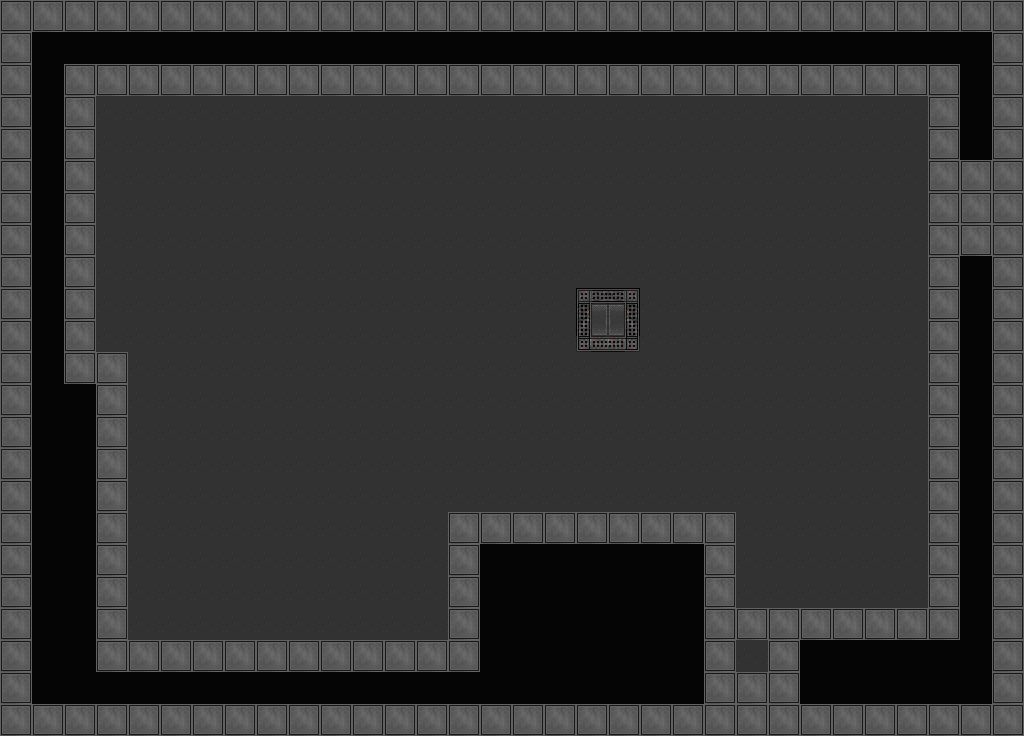

Tiled map render using the project's own tile images. Description and the map definition, with tile-layer contents summarised, below:
An orthogonal 32x23 tile map with 32x32 px tiles, 3 tile layers (Tile Layer 1, Tile Layer 2, Tile Layer 3), 2 tilesets and 9 objects (9x slime).

<map version="1.0" orientation="orthogonal" width="32" height="23" tilewidth="32" tileheight="32">
 <tileset firstgid="1" name="test" tilewidth="32" tileheight="32">
  <image source="../tilesets/test.png" width="1024" height="2016" />
 </tileset>
 <tileset firstgid="2017" name="space" tilewidth="32" tileheight="32">
  <image source="../tilesets/space.png" width="256" height="1000" />
 </tileset>
 <layer name="Tile Layer 1" width="32" height="23">
  <data>[736 cells, 736 non-empty, 2 distinct tile ids]</data>
 </layer>
 <layer name="Tile Layer 2" width="32" height="23">
  <data>[736 cells, 487 non-empty, 16 distinct tile ids]</data>
 </layer>
 <objectgroup name="Object Layer 1" width="32" height="23">
  <object name="slime_1" type="slime" x="845" y="490" width="32" height="32">
   <properties>
    <property name="id" value="enemy_giant" />
    <property name="level" value="1" />
    <property name="type" value="enemy" />
   </properties>
  </object>
  <object name="slime_1" type="slime" x="751" y="432" width="32" height="32">
   <properties>
    <property name="id" value="enemy_giant" />
    <property name="level" value="1" />
    <property name="type" value="enemy" />
   </properties>
  </object>
  <object name="slime_1" type="slime" x="849" y="241" width="32" height="32">
   <properties>
    <property name="id" value="gem" />
    <property name="level" value="1" />
    <property name="type" value="gem" />
   </properties>
  </object>
  <object name="slime_1" type="slime" x="757" y="566" width="32" height="32">
   <properties>
    <property name="id" value="gem" />
    <property name="level" value="1" />
    <property name="type" value="gem" />
   </properties>
  </object>
  <object name="slime_1" type="slime" x="822" y="565" width="32" height="32">
   <properties>
    <property name="id" value="gem" />
    <property name="level" value="1" />
    <property name="type" value="gem" />
   </properties>
  </object>
  <object name="slime_1" type="slime" x="885" y="570" width="32" height="32">
   <properties>
    <property name="id" value="gem" />
    <property name="level" value="1" />
    <property name="type" value="gem" />
   </properties>
  </object>
  <object name="slime_1" type="slime" x="682" y="460" width="32" height="32">
   <properties>
    <property name="id" value="enemy_giant" />
    <property name="level" value="1" />
    <property name="type" value="enemy" />
   </properties>
  </object>
  <object name="slime_1" type="slime" x="822" y="406" width="32" height="32">
   <properties>
    <property name="id" value="enemy_giant" />
    <property name="level" value="1" />
    <property name="type" value="enemy" />
   </properties>
  </object>
  <object name="slime_1" type="slime" x="754" y="496" width="32" height="32">
   <properties>
    <property name="id" value="enemy_giant" />
    <property name="level" value="1" />
    <property name="type" value="enemy" />
   </properties>
  </object>
 </objectgroup>
 <layer name="Tile Layer 3" width="32" height="23">
  <data>[736 cells, 222 non-empty, 2 distinct tile ids]</data>
 </layer>
</map>
